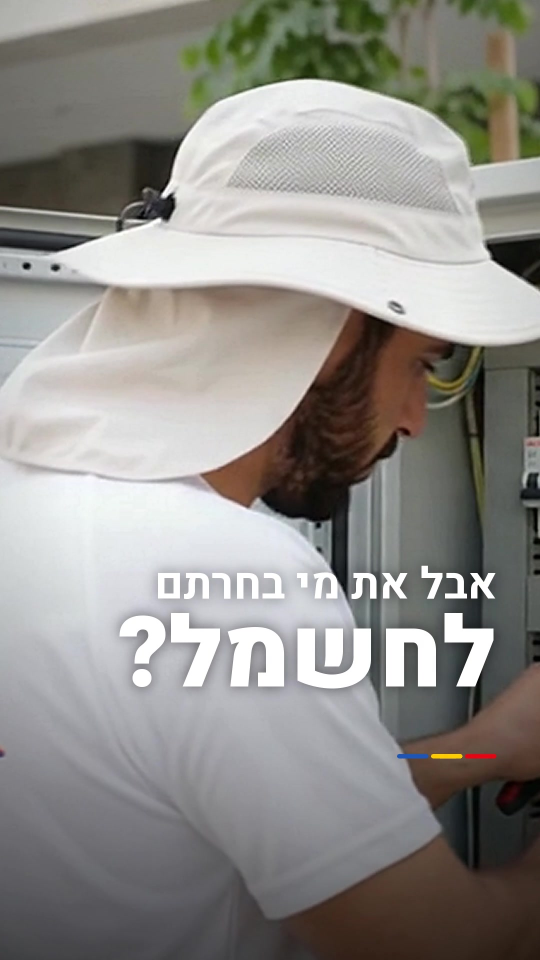
#> input picture dist/hashmali-cinematic-ad-vertical-cover.jpg, 1080 x 1920 px, given in place of logo-original.png, which was not available (shown at 1/2 size)
$ python video.py
#> lines starting #> are read from the running program, lines starting #| are printed output that depends on the picture; pictures that were not available may be replaced by others from this repository, and a replacement may not be noted
"""Renders the vertical Hashmali ad, frame by frame, from edit.py.

    python vertical/video.py                    # full render -> dist/hashmali-cinematic-ad-vertical.mp4
    python vertical/video.py --stills 1,8.3,40  # single frames -> dist/stills/
    python vertical/video.py --out x.mp4 --crf 23 --preset veryfast   # quick preview

Footage is decoded by ffmpeg (trim, time-stretch, motion interpolation), the real
photos of Yosef get slow camera moves, and everything is framed, graded (one film
look for all sources, plus fine grain), titled and composited here with Pillow, then
piped to ffmpeg for H.264 encoding together with the mix from audio.py.
"""
import argparse
import hashlib
import os
import subprocess
import sys

import numpy as np
from PIL import Image, ImageDraw, ImageFilter, ImageFont

sys.path.insert(0, os.path.dirname(os.path.abspath(__file__)))
from edit import (CARD_CHOOSE, CARD_END, CARD_LOGO, CONTACT, DURATION, FONTS, FPS, H, KITCHEN, LOGO,
                  PHONE, PHOTOS, ROOT, SHOTS, TITLES, W, WORK)

SRC_W, SRC_H = 1280, 720
SAFE_X = int(W * 0.08)          # 86 px each side
SAFE_BOTTOM = int(H * 0.80)     # nothing important below y=1536

RED = (227, 6, 19)
YELLOW = (255, 204, 0)
BLUE = (30, 84, 180)
NAVY = (20, 33, 61)
WHITE = (255, 255, 255)

GRADE = 'eq=contrast=1.05:saturation=1.06:gamma=0.98,unsharp=5:5:0.35'


def font(weight, size):
    return ImageFont.truetype(os.path.join(FONTS, f'Heebo-{weight}.ttf'), size)


# [8 lines left out: function fitted, not called in this run]


def ease_out(x):
    x = min(max(x, 0.0), 1.0)
    return 1 - (1 - x) ** 3


# ---------------------------------------------------------------- footage

# [30 lines left out: function decode_shot, not called in this run]


_photos = {}


# [40 lines left out: functions load_photo, frame_shot, film_look, not called in this run]


_grain = None


# [70 lines left out: functions add_grain, decode_contact, make_shade, text_layer, not called in this run]


# Brand wires under the titles: three insulated cables (red, yellow, blue) twisted
# together like the cables in the logo, rendered as shaded 3D tubes.
WIRE_COLORS = [(196, 32, 30), (228, 188, 38), (52, 92, 168)]     # sampled from the logo's cables
WIRE_H = 40            # sprite height; the cable bundle is centred where the old colour bars sat
WIRE_SS = 3            # supersampling for clean edges


# [57 lines left out: function render_wires, not called in this run]


_wire_cache = {}


# [5 lines left out: function wire_sprite, not called in this run]


_cache = {}


# [66 lines left out: functions title_sprite, draw_titles, not called in this run]


# ---------------------------------------------------------------- brand cards

def load_logo():
    """The original logo, untouched, scaled to the full frame width (its cables run edge to edge)."""
    im = Image.open(LOGO).convert('RGB')
#> im is the input picture: PIL image 1080x1920 RGB; mean R, G, B 144.1, 142, 137.7
    a = np.asarray(im).astype(np.float32)
    bg = tuple(int(v) for v in np.median(a[100:350].reshape(-1, 3), axis=0))   # clean paper above the lettering
#> bg = (121, 122, 111)
    logo = im.resize((W, round(im.height * W / im.width)), Image.Resampling.LANCZOS)
    # feather only the top and bottom margins into the card colour (the artwork is untouched)
    feather = np.ones((logo.height, 1), np.float32)
#> feather = 1920 values from 1 to 1
    f = 130
    ramp = np.linspace(0, 1, f)[:, None]
    feather[:f] = ramp
    feather[-f:] = ramp[::-1]
    alpha = Image.fromarray((np.repeat(feather, W, axis=1) * 255).astype(np.uint8), 'L')
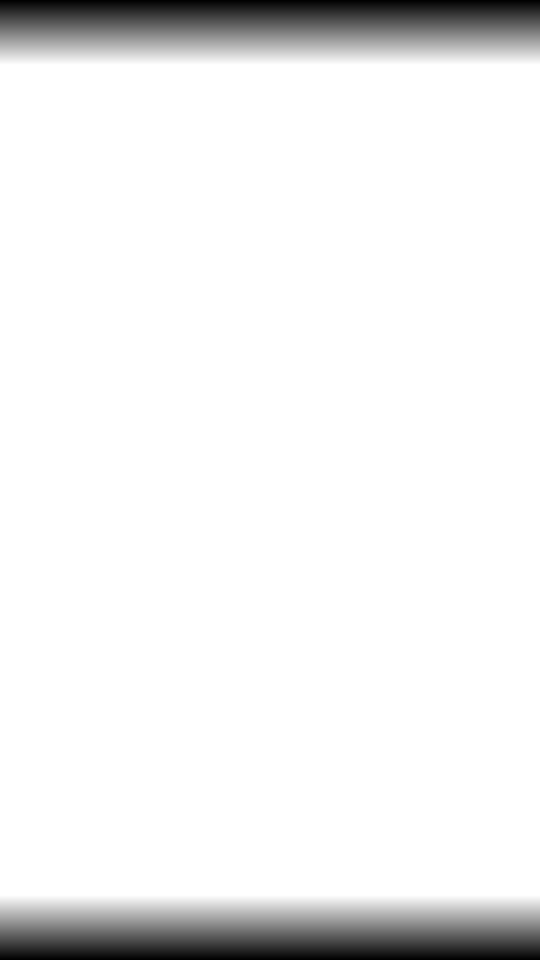
#> alpha: PIL image 1080x1920 L (shown at 1/2 size); min 0, max 255, mean 237.7
    logo = logo.convert('RGBA')
    logo.putalpha(alpha)
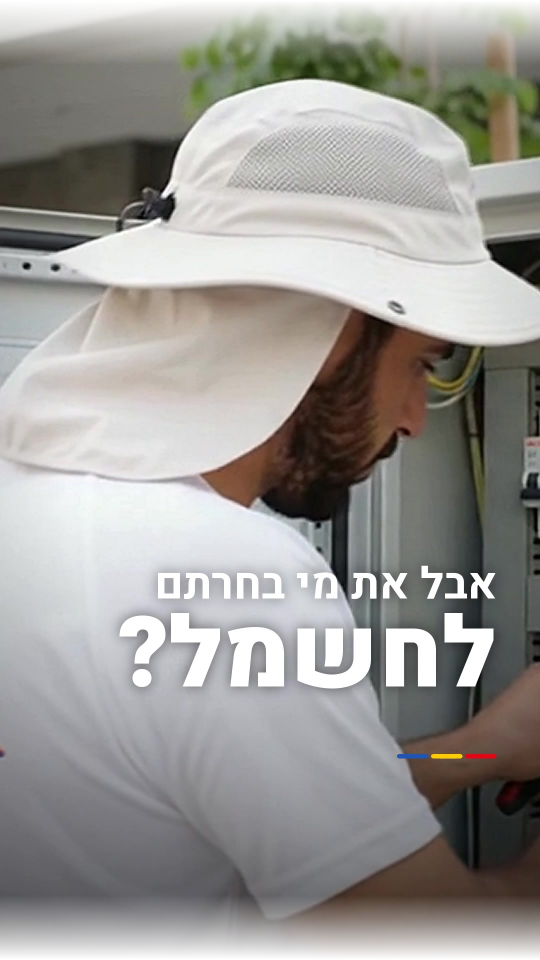
#> logo: PIL image 1080x1920 RGBA (shown at 1/2 size); mean R, G, B, A 144.1, 142, 137.7, 237.7; transparent parts drawn white
    # where the artwork is (lettering, bolt, cables): used only to light it, never to cut it out
    la = np.asarray(logo.convert('RGB'), np.float32)
    ink = np.clip((np.abs(la - np.array(bg, np.float32)).max(axis=2) - 18) / 40, 0, 1)
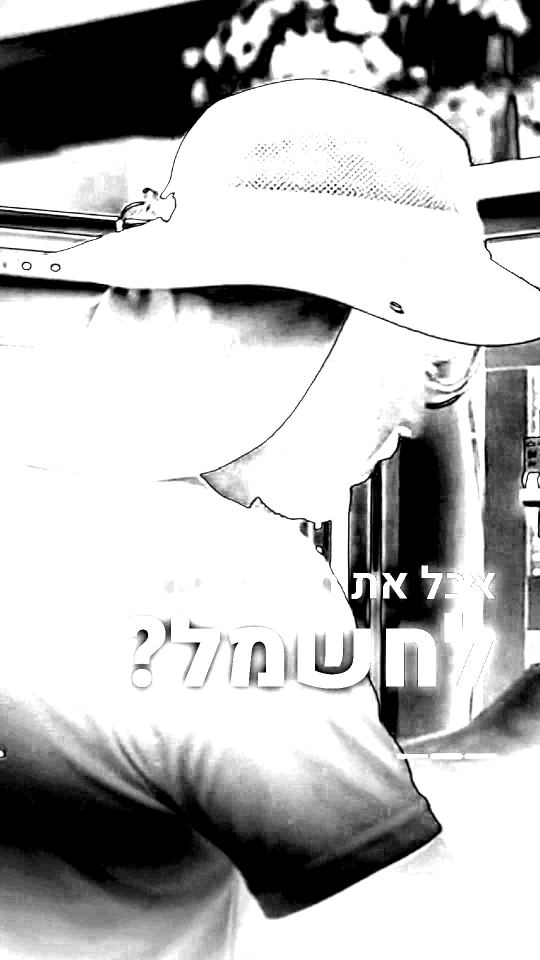
#> ink: shape (1920, 1080) float32 (shown at 1/2 size); min 0, max 1, mean 0.726
    ink = np.asarray(Image.fromarray((ink * 255).astype(np.uint8)).filter(ImageFilter.GaussianBlur(1.5)),
                     np.float32) / 255
    return logo, bg, ink


LOGO_IM, CARD_BG, LOGO_INK = load_logo()
#> CARD_BG = (121, 122, 111)


# [97 lines left out: functions light_sweep, place_logo, centered, card, render_frames, not called in this run]


def main():
    ap = argparse.ArgumentParser()
    ap.add_argument('--stills', help='comma-separated times in seconds')
    ap.add_argument('--stills-dir', default=os.path.join(ROOT, 'dist', 'stills'))
    ap.add_argument('--audio', default=os.path.join(ROOT, 'dist', 'hashmali-cinematic-ad-vertical.wav'))
    ap.add_argument('--out', default=os.path.join(ROOT, 'dist', 'hashmali-cinematic-ad-vertical.mp4'))
    ap.add_argument('--crf', default='19')
    ap.add_argument('--preset', default='slow')
    args = ap.parse_args()

    if args.stills:
        os.makedirs(args.stills_dir, exist_ok=True)
        times = [float(s) for s in args.stills.split(',')]
        for t, im in render_frames(times):
            p = os.path.join(args.stills_dir, f'still-{t:06.2f}.png')
            im.save(p)
            print(p)
        return

    cmd = ['ffmpeg', '-v', 'error', '-y',
           '-f', 'rawvideo', '-pix_fmt', 'rgb24', '-s', f'{W}x{H}', '-r', str(FPS), '-i', '-',
           '-i', args.audio,
           '-map', '0:v', '-map', '1:a',
           '-c:v', 'libx264', '-preset', args.preset, '-crf', args.crf, '-profile:v', 'high',
           '-pix_fmt', 'yuv420p', '-colorspace', 'bt709', '-color_primaries', 'bt709', '-color_trc', 'bt709',
           '-c:a', 'aac', '-b:a', '256k', '-ar', '48000',
           '-t', f'{DURATION:.3f}', '-movflags', '+faststart', args.out]
#> (the run stopped early here; a loop or call above may not have finished)
